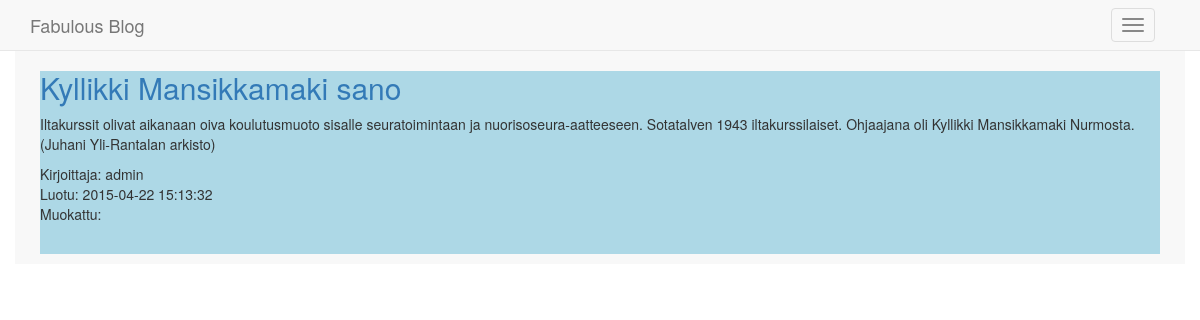
The app's page /index.php?tagi=kissa with its own data.
### tables this page shows
CREATE TABLE IF NOT EXISTS `Esiintyma` (
  `idPostaus` INT NOT NULL,
  `idTagi` INT NOT NULL,
  PRIMARY KEY (`idPostaus`, `idTagi`),
  INDEX `fk_Postaus_has_Tagi_Tagi1_idx` (`idTagi` ASC),
  INDEX `fk_Postaus_has_Tagi_Postaus1_idx` (`idPostaus` ASC),
  CONSTRAINT `fk_Postaus_has_Tagi_Postaus1`
    FOREIGN KEY (`idPostaus`)
    REFERENCES `Postaus` (`idPostaus`)
    ON DELETE CASCADE
    ON UPDATE NO ACTION,
  CONSTRAINT `fk_Postaus_has_Tagi_Tagi1`
    FOREIGN KEY (`idTagi`)
    REFERENCES `Tagi` (`idTagi`)
    ON DELETE NO ACTION
    ON UPDATE NO ACTION);

CREATE TABLE IF NOT EXISTS `Postaus` (
  `idPostaus` INT NOT NULL AUTO_INCREMENT,
  `otsikko` VARCHAR(45) NULL,
  `sisalto` LONGTEXT NULL,
  `idKayttaja` INT NULL,
  `luontiAika` DATETIME NOT NULL,
  `muokattu` DATETIME NULL,
  PRIMARY KEY (`idPostaus`),
  INDEX `fk_Merkinta_Kayttaja_idx` (`idKayttaja` ASC),
  CONSTRAINT `fk_Merkinta_Kayttaja`
    FOREIGN KEY (`idKayttaja`)
    REFERENCES `Kayttaja` (`idKayttaja`)
    ON DELETE SET NULL
    ON UPDATE NO ACTION);

CREATE TABLE IF NOT EXISTS `Kayttaja` (
  `idKayttaja` INT NOT NULL AUTO_INCREMENT,
  `kayttajaNimi` VARCHAR(45) NOT NULL,
  `email` VARCHAR(45) NOT NULL,
  `salasana` VARCHAR(255) NOT NULL,
  `liittymisPaiva` DATETIME NULL,
  PRIMARY KEY (`idKayttaja`),
  UNIQUE INDEX `kayttajaNimi_UNIQUE` (`kayttajaNimi` ASC));

### Tietokanta.class.php (called while the page is built, shortened)
<?php
class Tietokanta {
	private $db;
    function __construct() {
		try {
			$this->db = new PDO('mysql:host=mysql.labranet.jamk.fi;dbname='. DB_NAME .';charset=utf8', USER_NAME, PASSWORD);
			$this->db->setAttribute(PDO::ATTR_ERRMODE, PDO::ERRMODE_EXCEPTION);
			$this->db->setAttribute(PDO::ATTR_EMULATE_PREPARES, false);
		} catch(PDOException $ex) {
			echo "ErrMsg to enduser!<hr>\n";
			echo "CatchErrMsg: " . $ex->getMessage() . "<hr>\n";
		}
	}
	public function showPost($id) {
		$stmt = $this->db->query("SELECT * FROM Postaus WHERE idPostaus = ?;");
		$stmt->execute(array($id));
		return $stmt->fetch(PDO::FETCH_ASSOC);
	}
	public function haeHenkNimi($id) {
	$stmt = $this->db->prepare("SELECT kayttajaNimi FROM Kayttaja where idKayttaja = ?");
	$stmt->execute(array($id));
	return $stmt->fetch(PDO::FETCH_ASSOC);
	}
	public function showPostsHasTag($nimiTagi)
	{
		$stmt = $this->db->prepare("SELECT idTagi FROM Tagi where tagiNimi = ?");
		$stmt->execute(array($nimiTagi));
		$temp = $stmt->fetch(PDO::FETCH_ASSOC);
		$id = $temp['idTagi'];
		$stmt1 = $this->db->prepare("SELECT idPostaus FROM Esiintyma where idTagi = ?");
		$stmt1->execute(array($id));
		return $stmt1->fetchAll(PDO::FETCH_ASSOC);
	}
}?>

### listPosts.php (the view, shortened to what this page needs)
<div class="container">
			<?php
			if (isset($_GET['tagi'])){
				$tiedot = $dbTouch->showPostsHasTag($_GET['tagi']);
				foreach($tiedot as $id)
				{
				$plaa = $dbTouch->showPost($id['idPostaus']);
				$nimi = $dbTouch->haeHenkNimi($plaa['idKayttaja']);
				echo "<div class='content'>";
				echo "<a href='index.php?page=showPost&post={$plaa['idPostaus']}'>{$plaa['otsikko']}</a>";
				echo "{$plaa['sisalto']}  Kirjoittaja: {$nimi['kayttajaNimi']} <br> Luotu: {$plaa['luontiAika']}<br> Muokattu: {$plaa['muokattu']} ";
				echo "</div>";
				}
			}
			?>
</div>

### style.css (style rules this page uses)
html { height: 100%; width: 100%; }
body { padding-top: 51px; padding-bottom: 30px; height: 100%; width: 100%; background-color: white; -webkit-background-size: cover; -moz-background-size: cover; -o-background-size: cover; background-size: cover; }
.container { background-color: #F8F8F8; }
.content { background-color: lightblue; margin: 10px; list-style-type:none; padding-bottom:30px; }

### records on screen
esiintyma: idPostaus.otsikko "Kyllikki Mansikkamaki sano", idPostaus.sisalto "Iltakurssit olivat aikanaan oiva koulutusmuoto sisalle seuratoimintaan ja nuorisoseura-aatteeseen. Sotatalven 1943 iltakurssilaiset. Ohjaajana oli Kyllikki Mansikkamaki Nurmosta. (Juhani Yli-Rantalan arkisto)", kayttaja.kayttajaNimi "admin", idPostaus.luontiAika "2015-04-22 15:13:32"
